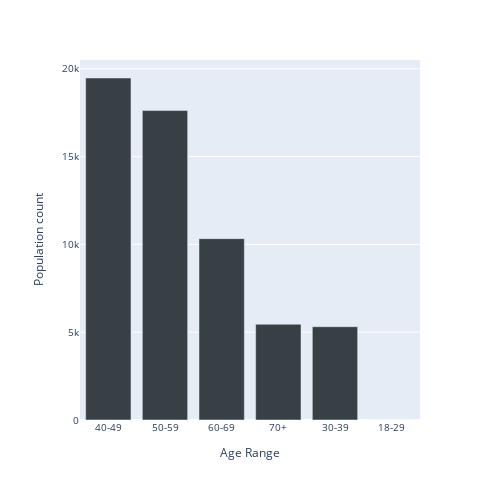

Notebook cell for this chart:
### Markdown cell above
- maximum quantity ordered for a product is below 5

### Code cell
#### Age Distribution


bins = [18, 30, 40, 50, 60, 70, 120]
labels = ['18-29', '30-39', '40-49', '50-59', '60-69', '70+']
df['agerange'] = pd.cut(df.Age, bins, labels = labels,include_lowest = True)

age_distribution = df['agerange'].value_counts().to_frame().reset_index()

age_distribution.columns = ['Age Range','Population count']

fig = px.bar(age_distribution, x='Age Range', y='Population count', color_discrete_sequence=['#374045'])
fig.update_layout(
    autosize=True,
    width=500,
    height=500,
    font=dict(size=10))
fig.show()

### Figure 1 — Plotly figure (JSON) as saved in the notebook; plotly's stock layout.template omitted (floating-point values rounded to 4 significant figures)
{"data": [{"alignmentgroup": "True", "hovertemplate": "Age Range=%{x}<br>Population count=%{y}<extra></extra>", "legendgroup": "", "marker": {"color": "#374045", "pattern": {"shape": ""}}, "name": "", "offsetgroup": "", "orientation": "v", "showlegend": false, "textposition": "auto", "type": "bar", "x": ["40-49", "50-59", "60-69", "70+", "30-39", "18-29"], "xaxis": "x", "y": [19475, 17621, 10328, 5452, 5313, 0], "yaxis": "y"}], "layout": {"autosize": true, "barmode": "relative", "font": {"size": 10}, "height": 500, "legend": {"tracegroupgap": 0}, "margin": {"t": 60}, "width": 500, "xaxis": {"anchor": "y", "autorange": true, "domain": [0, 1], "range": [-0.5, 5.5], "title": {"text": "Age Range"}, "type": "category"}, "yaxis": {"anchor": "x", "autorange": true, "domain": [0, 1], "range": [0, 20500], "title": {"text": "Population count"}, "type": "linear"}}}
